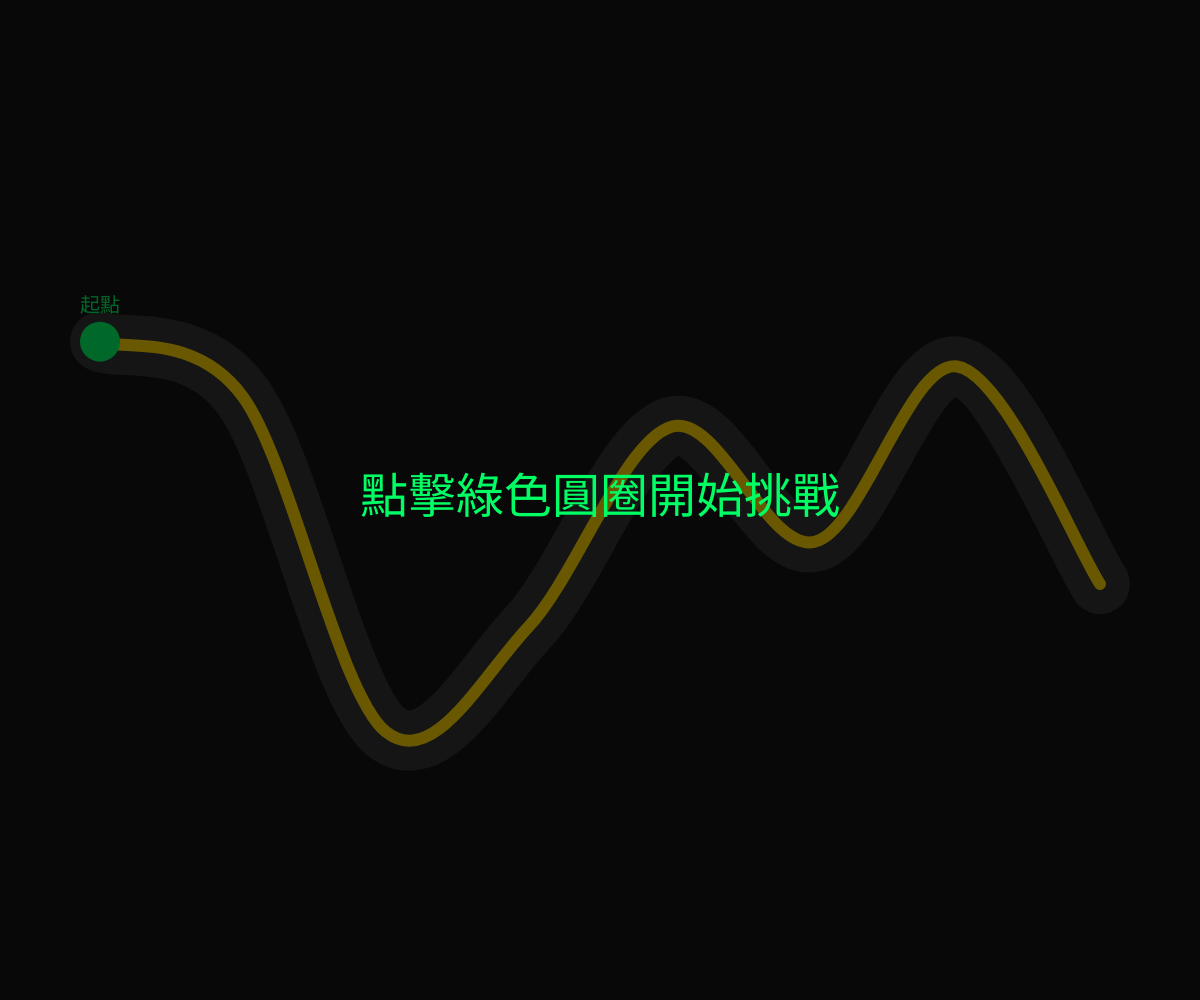
Frame 1 (no input)
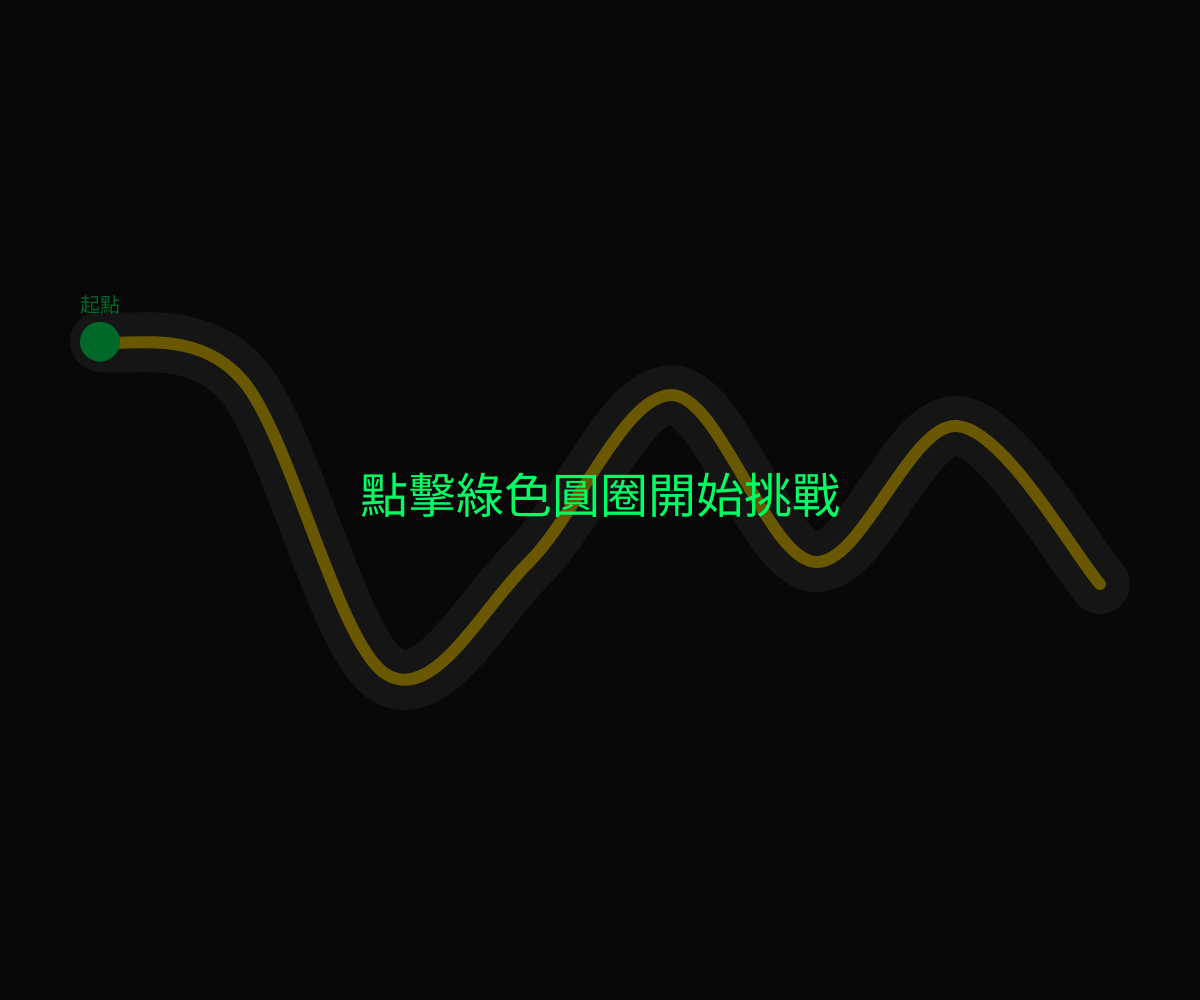
Frame 60 (no input)
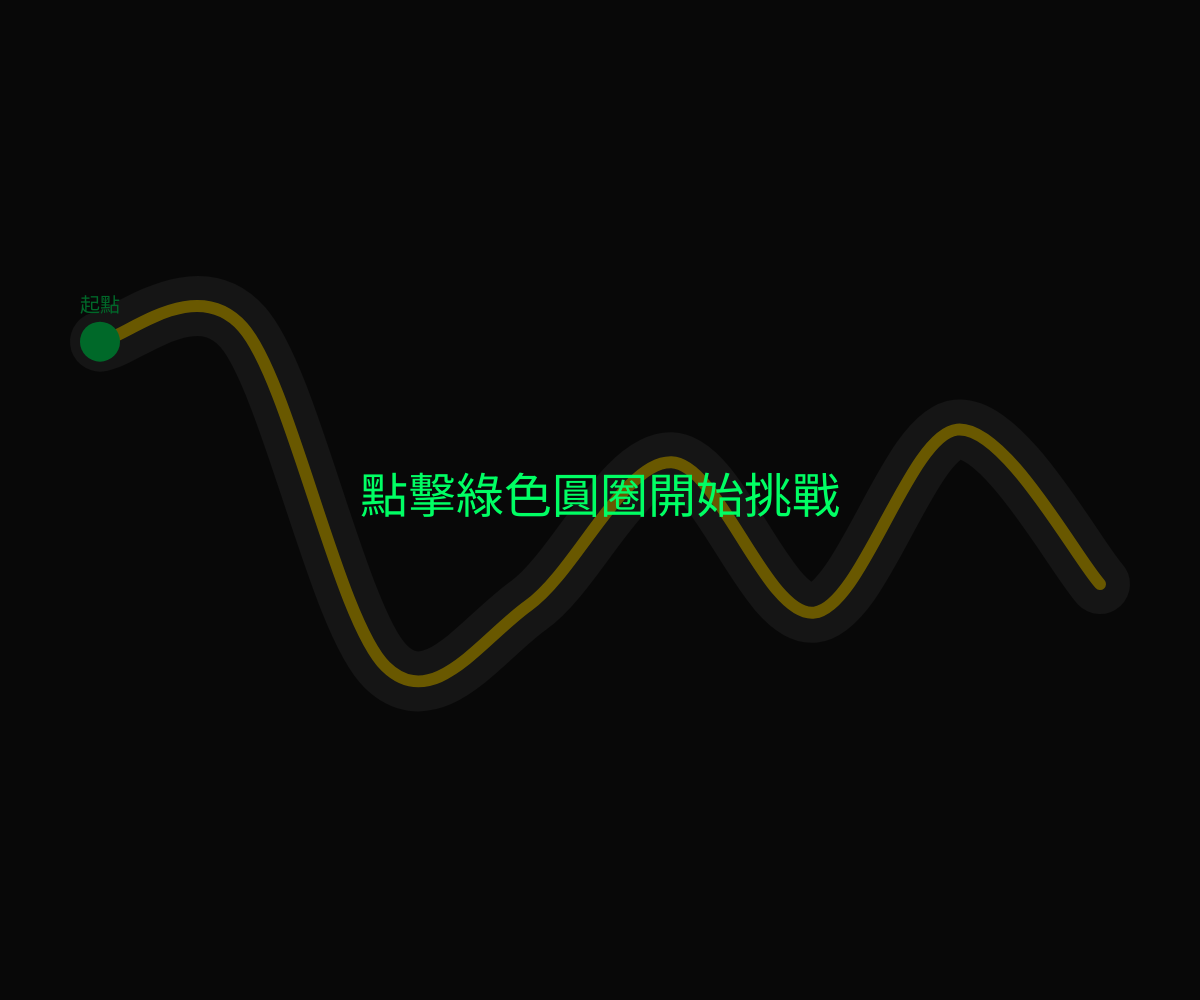
Frame 120 (the mouse pressed at the canvas centre since frame 60)

The p5.js sketch that drew these frames (run headless with seeded random() and noise() and a simulated clock; from frame 60 on, the mouse is pressed at the canvas centre):

// p5.js sketch
// ── sketch.js
let pathPoints = [];
let gameState = "WAITING"; // WAITING, PLAYING, GAMEOVER, WON
const buttonSize = 40;
let startTime = 0; // 紀錄開始時間
let finalTime = 0; // 紀錄結束時花費的時間

function setup() {
  // 產生全螢幕畫布
  createCanvas(windowWidth, windowHeight);
  pixelDensity(1);
  initGame();
}

function initGame() {
  pathPoints = [];
  gameState = "WAITING";
  finalTime = 0;
  let numPoints = 8; // 定義路徑節點數量
  
  // 確保隨機性
  randomSeed(millis());
  
  // 在螢幕中間產生隨機路徑點
  for (let i = 0; i < numPoints; i++) {
    let yPos = height / 2 + random(-height * 0.3, height * 0.3);
    pathPoints.push({
      x: map(i, 0, numPoints - 1, 100, width - 100),
      y: yPos,
      baseY: yPos // 記錄原始 Y 座標作為震盪基準
    });
  }
}

function updatePath() {
  // 調整這裡的參數可以改變難度
  let speed = 0.002;      // 波動速度
  let amplitude = 40;     // 波動幅度（像素）
  let frequency = 0.8;    // 波浪頻率（點與點之間的偏移量）

  // 跳過第一個點(i=0)與最後一個點(i=length-1)，保持固定不動
  for (let i = 1; i < pathPoints.length - 1; i++) {
    let p = pathPoints[i];
    p.y = p.baseY + sin(millis() * speed + i * frequency) * amplitude;
  }
}

function draw() {
  background(20); // 深色背景

  if (pathPoints.length > 0) {
    updatePath(); // 每一幀更新路徑位置
    drawWire();
    
    // 繪製起點與終點按鈕
    drawEndpoints();

    if (gameState === "WAITING") {
      drawOverlay("點擊綠色圓圈開始挑戰", [0, 255, 100]);
    } else if (gameState === "PLAYING") {
      checkCollision();
      // 指示文字
      fill(255);
      noStroke();
      textAlign(LEFT, TOP);
      textSize(16);
      let currentTime = (millis() - startTime) / 1000;
      text(`目標：抵達紅色終點！\n目前時間：${currentTime.toFixed(2)} 秒`, 20, 20);
    } else if (gameState === "GAMEOVER") {
      drawOverlay("挑戰失敗！點擊畫面重新開始", [255, 50, 50]);
    } else if (gameState === "WON") {
      let msg = `恭喜過關！\n總耗時：${finalTime.toFixed(2)} 秒\n點擊畫面重新開始`;
      drawOverlay(msg, [255, 215, 0]);
    }

    drawPlayer();
  }
}

function drawEndpoints() {
  let start = pathPoints[0];
  let end = pathPoints[pathPoints.length - 1];

  // 起點 (綠)
  fill(0, 255, 100);
  noStroke();
  ellipse(start.x, start.y, buttonSize);
  
  // 起點文字
  textAlign(CENTER, BOTTOM);
  textSize(20);
  text("起點", start.x, start.y - buttonSize / 2 - 5);

  // 終點 (紅)
  if (gameState === "PLAYING") {
    fill(255, 50, 50);
    ellipse(end.x, end.y, buttonSize);
    
    // 終點文字
    textAlign(CENTER, BOTTOM);
    textSize(20);
    text("終點", end.x, end.y - buttonSize / 2 - 5);
  }
}

function drawWire() {
  noFill();
  
  // 繪製軌道底色（緩衝區）
  stroke(50, 50, 50);
  strokeWeight(60); // 軌道寬度
  drawSmoothCurve();

  // 繪製核心導線（金色線條）
  stroke(255, 215, 0);
  strokeWeight(12);
  drawSmoothCurve();
}

function drawSmoothCurve() {
  beginShape();
  if (pathPoints.length > 0) {
    // curveVertex 需要重複起點與終點作為控制點以達到圓滑效果
    curveVertex(pathPoints[0].x, pathPoints[0].y);
    for (let p of pathPoints) {
      curveVertex(p.x, p.y);
    }
    curveVertex(pathPoints[pathPoints.length - 1].x, pathPoints[pathPoints.length - 1].y);
  }
  endShape();
}

function checkCollision() {
  let start = pathPoints[0];
  let end = pathPoints[pathPoints.length - 1];

  // 檢查是否到達終點
  let distToEnd = dist(mouseX, mouseY, end.x, end.y);
  if (distToEnd < buttonSize / 2) {
    finalTime = (millis() - startTime) / 1000;
    gameState = "WON";
    return;
  }

  // 取得滑鼠位置的顏色
  let c = get(mouseX, mouseY);
  let b = brightness(c);

  // 如果顏色太暗（背景色），代表出軌
  // 我們稍微放寬判定，只要亮度極低即算失敗
  if (b < 10) {
    gameState = "GAMEOVER";
  }
}

function drawPlayer() {
  if (gameState === "PLAYING") {
    noCursor();
    noFill();
    stroke(255);
    strokeWeight(3);
    ellipse(mouseX, mouseY, 20, 20);
  } else {
    cursor(ARROW);
  }
}

function drawOverlay(msg, col) {
  textAlign(CENTER, CENTER);
  fill(0, 0, 0, 150);
  rect(0, 0, width, height);
  fill(col);
  textSize(48);
  text(msg, width / 2, height / 2);
}

function mousePressed() {
  if (gameState === "WAITING") {
    let start = pathPoints[0];
    if (dist(mouseX, mouseY, start.x, start.y) < buttonSize / 2) {
      startTime = millis();
      gameState = "PLAYING";
    }
  } else if (gameState === "GAMEOVER" || gameState === "WON") {
    initGame();
  }
}

function windowResized() {
  // 視窗大小改變時，重新調整畫布
  resizeCanvas(windowWidth, windowHeight);
  initGame();
}
